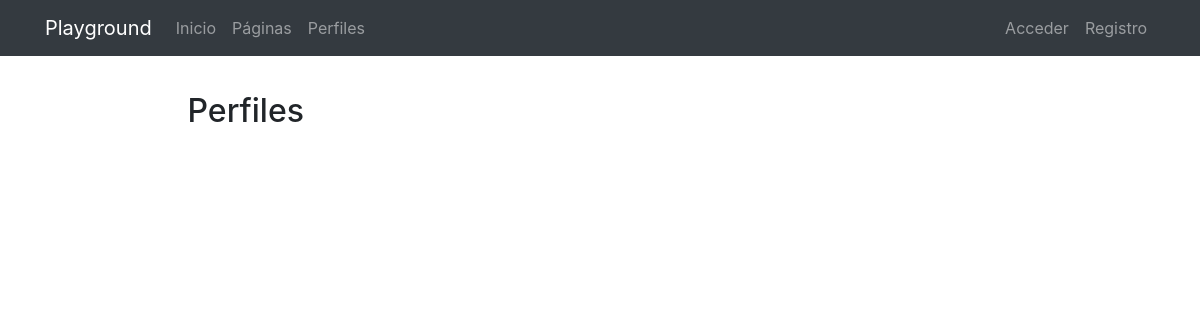
Page /profiles/ on the earlier database version.
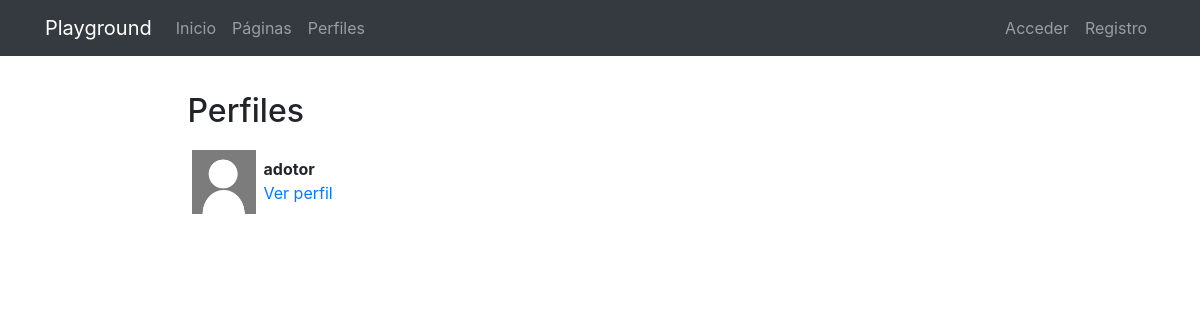
Same page on the later database version.
### registration/models.py (models this page shows)
class Profile(models.Model):
    user = models.OneToOneField(User, on_delete=models.CASCADE)
    avatar = models.ImageField(
        upload_to=custom_upload_to, null=True, blank=True)
    bio = models.TextField(null=True, blank=True)
    link = models.URLField(max_length=200, null=True, blank=True)

### profiles/views.py (the view)
# urls.py: path('', ProfileListView.as_view(), name='list'),
class ProfileListView(ListView):
    model = Profile
    template_name = 'profiles/profile_list.html'
    paginate_by = 3

### profiles/templates/profiles/profile_list.html (shortened to what this page needs)
{% extends 'core/base.html' %}
{% load static %}
{% block content %}
<main role="main">
  <div class="container">
    <div class="row mt-3">
      <div class="col-md-9 mx-auto mb-5">
        <h2>Perfiles</h2>
        <div class="row">
          {% for profile in profile_list %}
            <div class="col-md-4 mt-2 mb-3 ">
              <div class="row p-1">
                <div class="col-md-12">
                  {% if profile.avatar %}
                    <img src="{{profile.avatar.url}}" class="img-fluid profile-avatar">
                  {% else %}
                    <img src="{% static 'registration/img/no-avatar.jpg' %}" class="img-fluid profile-avatar">
                  {% endif %}
                  <p class="profile-data">
                    <b>{{profile.user|truncatechars:"16"}}</b><br>
                    <a href="{% url 'profiles:detail' profile.user %}">Ver perfil</a>
                  </p>
                </div>
              </div>
            </div>
          {% endfor %}
        </div>
      </div>
    </div>
  </div>
</main>
{% endblock %}

### core/templates/core/base.html (shortened to what this page needs)
<!DOCTYPE html>
<html lang="es">
  <head>
    {% load static %}
    <link href="{% static 'core/vendor/bootstrap/css/bootstrap.min.css' %}" rel="stylesheet">
    <link href="{% static 'core/vendor/font-awesome/css/font-awesome.min.css' %}" rel="stylesheet" type="text/css">
    <link href="{% static 'core/css/main.css' %}" rel="stylesheet">
  </head>
  <body>
    <body>
      <nav class="navbar navbar-expand-lg navbar-dark bg-dark">
        <div class="container">
          <a class="navbar-brand" href="{% url 'home' %}">Playground</a>
          <div class="collapse navbar-collapse" id="ned">
            <ul class="navbar-nav mr-auto">
              <li class="nav-item">
                <a class="nav-link" href="{% url 'home' %}">Inicio</a>
              </li>
              <li class="nav-item">
                <a class="nav-link" href="{% url 'page:pages' %}">Páginas</a>
              </li>
              <li class="nav-item">
                <a class="nav-link" href="{% url 'profiles:list' %}">Perfiles</a>
              </li>
            </ul>
            <ul class="navbar-nav">
              {% if not request.user.is_authenticated %}
                <li class="nav-item">
                  <a class="nav-link" href="{% url 'login' %}">Acceder
                  </a>
                </li>
              <li class="nav-item">
                  <a class="nav-link" href="{% url 'signup' %}">Registro
                  </a>
                </li>
              {% endif %}
            </ul>
          </div>
        </div>
      </nav>
      {% block content %}{% endblock %}
  </body>
</html>

### core/static/core/css/main.css (style rules this page uses)
main { padding-top: 20px; }
:root { --jumbotron-padding-y: 3rem; }

### profiles/templates/profiles/profile_list.html (style rules this page uses)
.profile-avatar { float:left;width:4rem;height:4rem }
.profile-data { padding-left:4.5rem;padding-top:.4rem; }

Differences in the rows shown:
added Profile: user "adotor"
